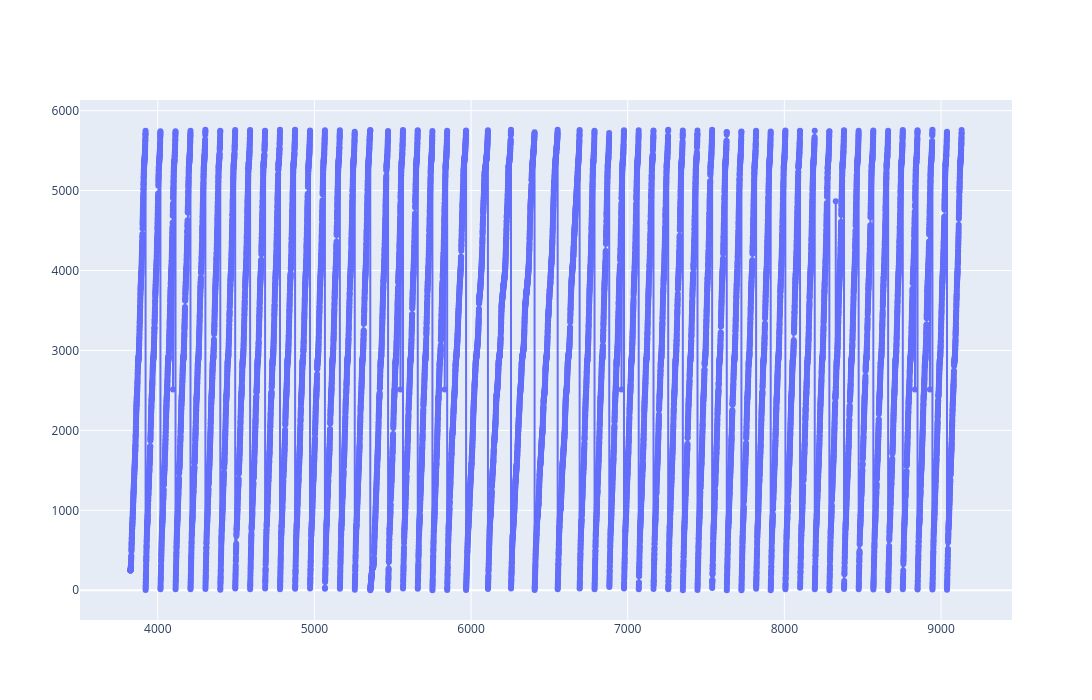

The cell this chart's notebook holds for it:
### Code cell
example = data_positions[
    (data_positions["session_id"] == "Y2026R03S5")
    & (data_positions["driver_number"] == 1)
]
plot_data = [
    go.Scatter(
        x=example["timing_from_session"],
        y=example["distance_m"],
        mode="lines+markers",
    )
]
plot_layout = dict(
    width=1200,
    height=700,
)
fig = go.Figure(data=plot_data, layout=plot_layout)
fig.show()

### Figure 1 — Plotly figure (JSON) as saved in the notebook; plotly's stock layout.template omitted (floating-point values rounded to 4 significant figures; data arrays with more than 128 entries replaced by an {"elided": "..."} marker saying what was removed)
{"data": [{"mode": "lines+markers", "type": "scatter", "x": {"elided": "20188 float values"}, "y": {"elided": "20188 float values"}}], "layout": {"height": 700, "width": 1200}}
